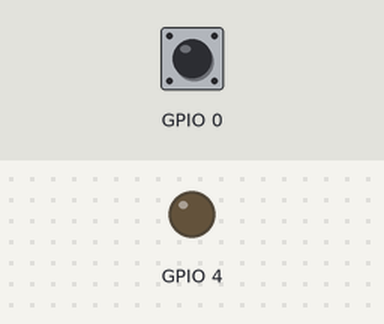
The program below on a simulated ESP32. Parts: output pins drawn as LEDs (lit = HIGH). Dashed ring = blinking. The test bench sets the inputs (shaded band); at power-on: GPIO 0 HIGH.

Above: at 1.2 s.
1.3 s: GPIO 0 pulled LOW for 1 s
At 2.25 s:
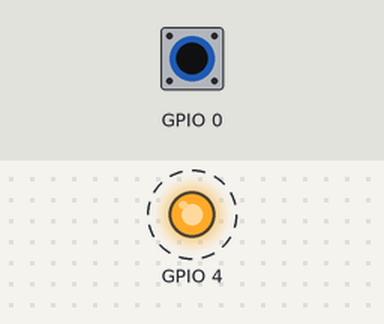
4.8 s: GPIO 0 pulled LOW for 0.15 s
6.4 s: GPIO 0 pulled LOW for 3.2 s
At 7.75 s:
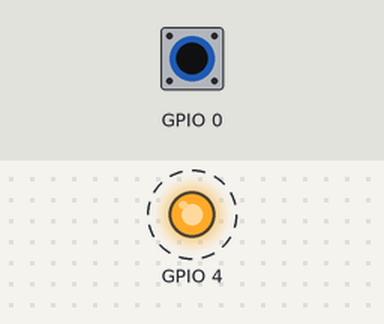
Timing chart, 0 to 17.1 s (numbered marks = the images above; inputs shaded):
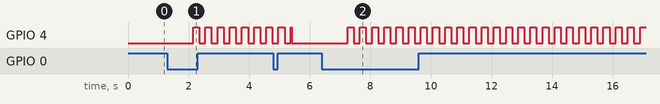

Measured:
- after the input at 1.3 s, GPIO 4: alternates HIGH for 0.20 s and LOW for 0.20 s, starting after 0.85 s
- after the input at 6.4 s, GPIO 4: alternates HIGH for 0.20 s and LOW for 0.20 s, starting after 0.85 s

The program:

main.cpp
```cpp
#include <Arduino.h>
#include "LED.h"
#include <OneButton.h>

LED led(LED_PIN, LED_ACT);

void btnPush();
void btnDoubleClick();
void btnHold();
OneButton button(BTN_PIN, !BTN_ACT);


void setup() {

  //pinMode(LED_PIN, OUTPUT);
  //digitalWrite(LED_PIN, LOW);
  led.off();
  button.attachClick(btnPush);
  button.attachDoubleClick(btnDoubleClick);
  button.attachLongPressStart(btnHold);
}

void loop() {

  //Blink led
  // digitalWrite(LED_PIN, HIGH);
  // delay(500);
  // digitalWrite(LED_PIN, LOW);
  // delay(500);

  //start
  led.loop();
  button.tick();

}

void btnDoubleClick(){
  led.blink(200);
}

void btnPush(){
  led.flip();
}


void btnHold()
{
    led.blink(200);
}
```
